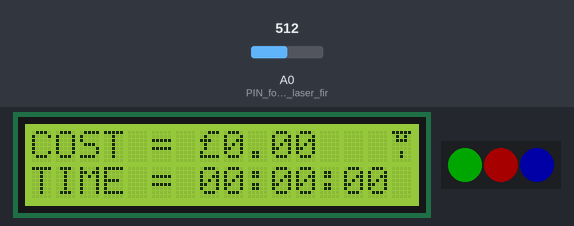
A sketch run on a simulated Arduino Uno, built with avr-gcc and run on an emulated ATmega328P. Shown: 16×2 character LCD, 3 RGB LEDs in strip order, left to right. The inputs (shaded band) are chosen by the test bench; at power-on: A0 (PIN_for_testing_laser_fir) = 512. Dim RGB values are drawn brighter than linear.

Above: at 1.3 s.
1.4 s: A0 (PIN_for_testing_laser_fir) set to 605
At 2.25 s:
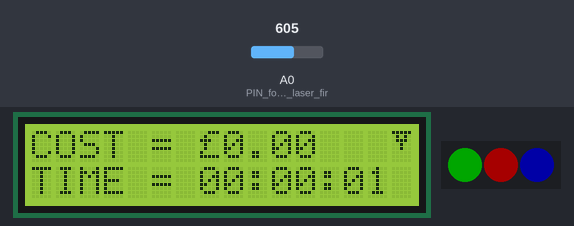
4.4 s: A0 (PIN_for_testing_laser_fir) set to 628
At 5.6 s:
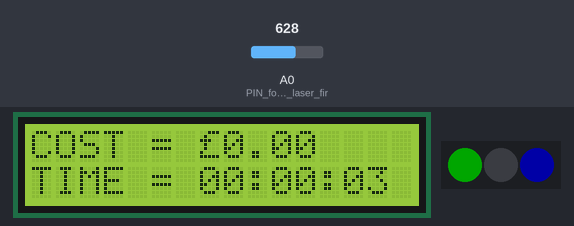
5.9 s: A0 (PIN_for_testing_laser_fir) set to 511
At 6.07 s:
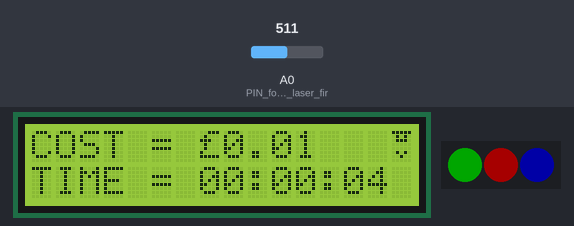
Timing chart, 0 to 8.9 s (numbered marks = the images above; inputs shaded):
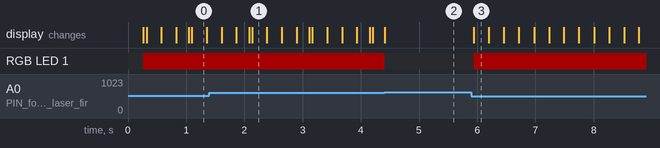

The sketch:

LaserPricing.ino
```cpp
#include <OneWire.h>
#include <Adafruit_RGBLCDShield.h>
#include <math.h>
#include "FastLED.h"

// A0 == LASER FIRE SENSOR
// A4 == SDA (Green)
// A5 == SCL (Yellow)
// D4 == Status LED Strip

#define PinSDA A4
#define PinSCL A5
#define PinLaserFire A0
#define PinLED 4

//byte arrowNE[8] = {B0, B1111, B11, B101, B1001, B10000, B0, B0};
//byte arrowSE[8] = {B0, B10000, B1001, B101, B11, B1111, B0, B0};
//byte arrowSW[8] = {B0, B1, B10010, B10100, B11000, B11110, B0, B0};
//byte arrowNW[8] = {B0, B11110, B11000, B10100, B10010, B1, B0, B0};

byte poundSign[8] = {B111, B1000, B11100, B1000, B1000, B10000, B11111, B0};
byte laser1[8] = {B11111, B1010, B1110, B0, B0, B0, B0, B0}; // Module Blank
byte laser2[8] = {B11111, B1010, B1110, B100, B100, B0, B0, B0}; // Module Fire 1
byte laser3[8] = {B11111, B1010, B1110, B0, B100, B100, B0, B0}; // Module Fire 2
byte laser4[8] = {B11111, B1010, B1110, B0, B0, B100, B100, B0}; // Module Fire 3
byte laser5[8] = {B11111, B1010, B1110, B0, B0, B1010, B100, B0}; // Module Explode
byte laser6[8] = {B11111, B1010, B1110, B0, B0, B0, B0, B0}; // Module Blank

unsigned long lastUpdate = 0;                                 // keeps track of when to update the screen
unsigned long animationTimer = 0;                             // keeps track of when to update the laser firing animation
int animationCounter = 0;                                     // used to determine which animation glyph to display
bool BOOL_onJob = false;                                      // display prep flag
bool BOOL_firstRun = true;                                    // which screen to display
float cost = 0.0;                                             // keeps track of cumulative cost of laser use
float runningTime = 0.0;                                      // keeps track of laser firing time
float costRatePerMinute = 15.0;                              // COST PER MINUTE IN PENCE
int PollingIntervalMS = 50;                                  // How often to check for laser firing
float pollsPerMinute = (60.0 * 1000.0) / PollingIntervalMS;   // Used to calculate incremental cost
float costPerPoll = (costRatePerMinute / pollsPerMinute);     // Incremental cost
CRGB leds[3];

Adafruit_RGBLCDShield lcd = Adafruit_RGBLCDShield();          // LCD Sheild Prep

void setup() {
  Serial.begin(9600);
  pinMode(A0, INPUT_PULLUP);                                  // PIN for testing laser fire
  lcd.begin(16, 2);
  lcd.createChar(7, poundSign);                               // LCD Character Glyphs
  lcd.createChar(0, laser1);
  lcd.createChar(1, laser2);
  lcd.createChar(2, laser3);
  lcd.createChar(3, laser4);
  lcd.createChar(4, laser5);
  lcd.createChar(5, laser6);
  FastLED.addLeds<NEOPIXEL, PinLED>(leds, 3);                 // Status LED Stuffs
  FastLED.setBrightness(40);
  leds[2] = CRGB(0, 0, 255);
  FastLED.show();
}

void loop() {
  // Update LEDS
  if (cost > 0 || runningTime > 0) {
    leds[0] = CRGB(0, 255, 0);
  }
  if (isLaserFiring()) {
    leds[1] = CRGB(255, 0, 0);
  } else {
    leds[1] = CRGB(0, 0, 0);
  }

  // Do the thing
  if (BOOL_firstRun) {
    screenStandby();
    delay(100);
    BOOL_firstRun = false;
  } else {
    isLaserFiring();
    if (isLaserFiring()) {
      cost = cost + costPerPoll;
      runningTime = runningTime + (PollingIntervalMS / 1000.0);
      if (BOOL_onJob) {
        if (millis() - animationTimer > 250) {
          fireAnimation();
          animationTimer = millis();
        }
        if (millis() - lastUpdate > 1000) {
          screenUpdateCost();
          lastUpdate = millis();
        }
      } else {
        BOOL_onJob = true;
        screenOnJob();
      }
    } else {
      // WHEN LASER NOT FIRING THEN BLANK OUT THE ANIMATION
      lcd.setCursor(15, 0);
      lcd.print(" ");
    }
    // WAIT THEN RE-POLL
    FastLED.show();
    delay(PollingIntervalMS);
  }
}

// DETERMINE IF THE LASER DIODE IS IN USE (ACTUALLY FIRING)
bool isLaserFiring() {
  int laserSensorValue = analogRead(A0);
  float voltage = laserSensorValue * (5.0 / 1023.0);
  if (voltage < 3) {
    return true;
  } else {
    return false;
  }
}

// DEFAULT WELCOME SCREEN -- DISPLAYS CONFIGURED COST PER MINUTE
void screenStandby() {
  lcd.clear();
  lcd.setCursor(2, 0); // X,Y
  lcd.print("LASER  TIMER");
  lcd.setCursor(0, 1);
  lcd.print("COST ");
  lcd.setCursor(5, 1);
  lcd.write(byte(7));
  lcd.setCursor(6, 1);

  int pounds = floor(costRatePerMinute / 100);
  int pence = costRatePerMinute - (pounds * 100);
  char rateCostC[5];
  sprintf(rateCostC, "%01d.%02d", pounds, pence);
  lcd.print(rateCostC);

  lcd.setCursor(11, 1);
  lcd.print("/ min");
}

// PREP SCREEN FOR COST / TIME DISPLAY
void screenOnJob() {
  lcd.clear();
  lcd.setCursor(0, 0);
  lcd.print("COST =");
  lcd.setCursor(7, 0);
  lcd.write(byte(7));
  lcd.setCursor(0, 1);
  lcd.print("TIME =");
}

// UPDATE COST / TIME SCREEN ONLY WITH RELEVANT PARTS
void screenUpdateCost() {
// STRINGS IN C ARE NULL TERMINATED (MAKE ARRAY 1 LONGER THAN WANT TO PRINT! THANKS GREG!!!)
//  char poundsC[4];
//  char penceC[3];
  char costC[7];
  int jobCost = floor(cost);
  int pounds = floor(jobCost / 100);
  int pence = jobCost - (pounds * 100);
  //  Serial.println(pounds);
  //  Serial.println(pence);
//  sprintf(poundsC, "%02d.", pounds);
//  sprintf(penceC, "%02d", pence);
  sprintf(costC, "%d.%02d", pounds, pence);
  lcd.setCursor(8, 0);
  lcd.print(costC);

//  char hoursC[4];
//  char minutesC[4];
//  char secondsC[3];

  char timeC[11];

  int runTime = floor(runningTime);
  int hours = floor(runTime / (60 * 60));
  int minutes = floor(runTime / 60);
  int seconds = (runTime - (hours * 60 * 60) - (minutes * 60));
//  sprintf(hoursC, "%02d:", hours);
//  sprintf(minutesC, "%02d:", minutes);
//  sprintf(secondsC, "%02d", seconds);

  sprintf(timeC, "%02d:%02d:%02d", hours, minutes, seconds);


  lcd.setCursor(7, 1);
  lcd.print(timeC);
//  lcd.setCursor(10, 1);
//  lcd.print(minutesC);
//  lcd.setCursor(13, 1);
//  lcd.print(secondsC);
}

// LASER FIRING ANIMATION
void fireAnimation() {
  lcd.setCursor(15, 0);
  lcd.write(byte(animationCounter));
  animationCounter = (animationCounter + 1) % 6;
}
```

Measured:
- the behaviour switches between 613 and 614 on A0 (PIN_for_testing_laser_fir) (found by bisection; images 1 and 2)
- after the input at 4.4 s, the display: changes at once (image 2)
- after the input at 5.9 s, RGB LED 1: off → RGB(40, 0, 0) at once; the display: changes at once (image 3)
